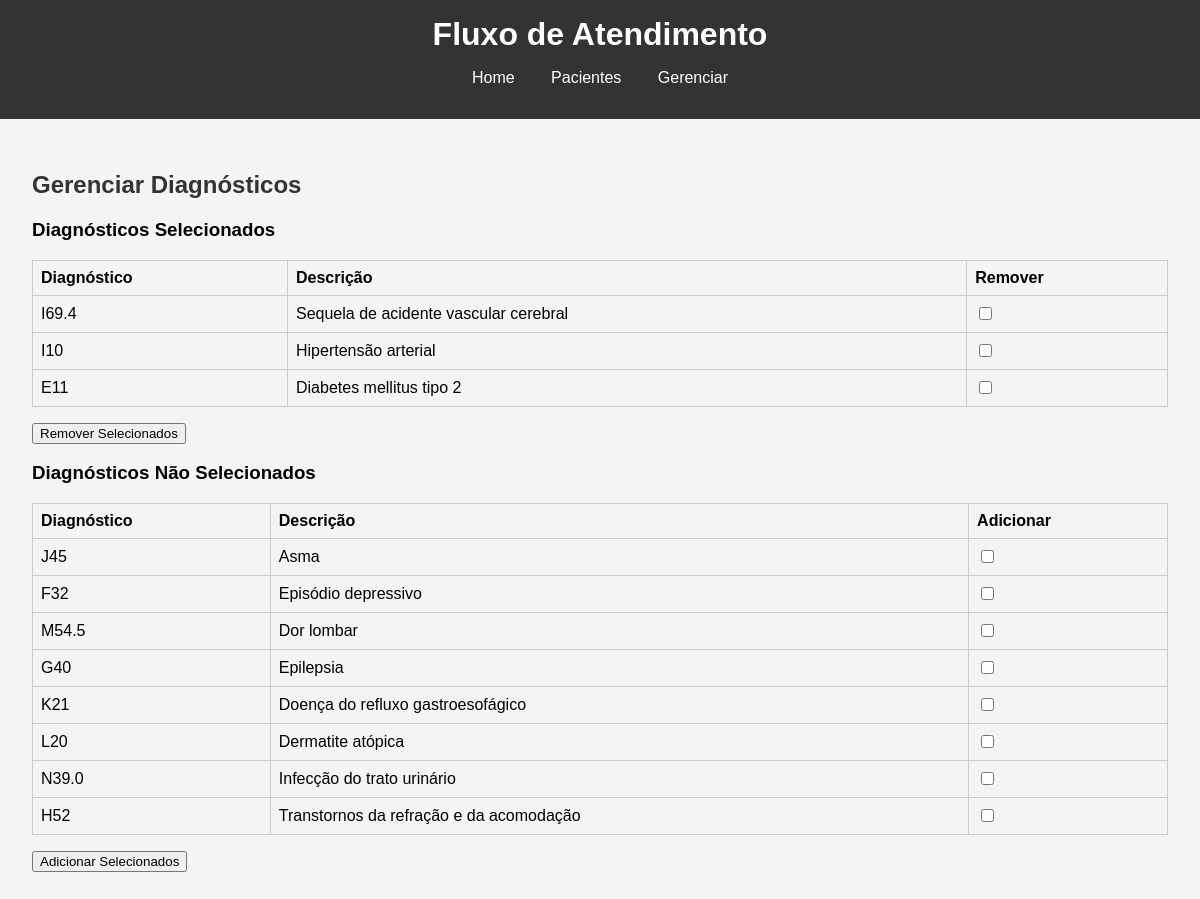
/gerenciar, run on the app's committed database.
### app.py (models this page shows, shortened)
class Diagnostico(db.Model):
    cid = db.Column(db.String(10), primary_key=True)
    descricao = db.Column(db.String(128))
    servico_especializado_id = db.Column(db.Integer, db.ForeignKey('servico_especializado.id'))
    servico_manejo_ids = db.Column(db.String(64))  # Can be a comma-separated list of IDs
    incluir_no_algoritmo = db.Column(db.Integer, default=0)

### app.py (the view, shortened to what this page needs)
@app.route('/gerenciar', methods=['GET', 'POST'])
def gerenciar():
    diagnosticos_selecionados = Diagnostico.query.filter_by(incluir_no_algoritmo=1).all()
    diagnosticos_nao_selecionados = Diagnostico.query.filter_by(incluir_no_algoritmo=0).all()
    return render_template('gerenciar.html',
                           diagnosticos_selecionados=diagnosticos_selecionados,
                           diagnosticos_nao_selecionados=diagnosticos_nao_selecionados)

### templates/gerenciar.html (shortened to what this page needs)
{% extends "base.html" %}
{% block content %}
<h2>Gerenciar Diagnósticos</h2>
<h3>Diagnósticos Selecionados</h3>
<form method="POST">
    <table>
        <tr>
            <th>Diagnóstico</th>
            <th>Descrição</th>
            <th>Remover</th>
        </tr>
        {% for diag in diagnosticos_selecionados %}
        <tr>
            <td>{{ diag.cid }}</td>
            <td>{{ diag.descricao }}</td>
            <td>
                <input type="checkbox" name="unselect" value="{{ diag.cid }}">
            </td>
        </tr>
        {% endfor %}
    </table>
    <button type="submit">Remover Selecionados</button>
</form>
<h3>Diagnósticos Não Selecionados</h3>
<form method="POST">
    <table>
        <tr>
            <th>Diagnóstico</th>
            <th>Descrição</th>
            <th>Adicionar</th>
        </tr>
        {% for diag in diagnosticos_nao_selecionados %}
        <tr>
            <td>{{ diag.cid }}</td>
            <td>{{ diag.descricao }}</td>
            <td>
                <input type="checkbox" name="select" value="{{ diag.cid }}">
            </td>
        </tr>
        {% endfor %}
    </table>
    <button type="submit">Adicionar Selecionados</button>
</form>
{% endblock %}

### static/css/style.css (style rules this page uses)
body { font-family: Arial, sans-serif; margin: 0; padding: 0; background-color: #f4f4f4; }
h2 { color: #333; }
table { width: 100%; border-collapse: collapse; margin-bottom: 1rem; }
table, th, td { border: 1px solid #ccc; }
th, td { padding: 0.5rem; text-align: left; }
th { background-color: #f4f4f4; }

### data on the page
Diagnostico: cid "I69.4", descricao "Sequela de acidente vascular cerebral"
Diagnostico: cid "I10", descricao "Hipertensão arterial"
Diagnostico: cid "E11", descricao "Diabetes mellitus tipo 2"
Diagnostico: cid "J45", descricao "Asma"
Diagnostico: cid "F32", descricao "Episódio depressivo"
Diagnostico: cid "M54.5", descricao "Dor lombar"
Diagnostico: cid "G40", descricao "Epilepsia"
Diagnostico: cid "K21", descricao "Doença do refluxo gastroesofágico"
Diagnostico: cid "L20", descricao "Dermatite atópica"
Diagnostico: cid "N39.0", descricao "Infecção do trato urinário"
Diagnostico: cid "H52", descricao "Transtornos da refração e da acomodação"
